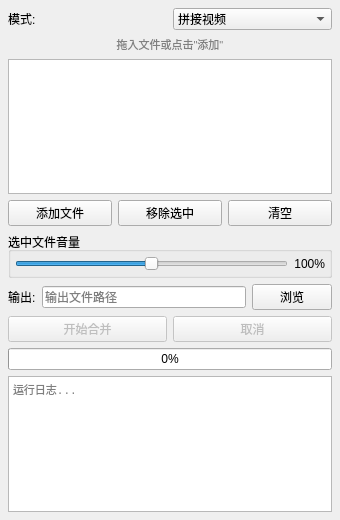
<?xml version="1.0" encoding="UTF-8"?>
<ui version="4.0">
 <class>MergePanel</class>
 <widget class="QWidget" name="MergePanel">
  <property name="geometry">
   <rect><x>0</x><y>0</y><width>340</width><height>520</height></rect>
  </property>
  <property name="windowTitle"><string>合并 / 混音</string></property>
  <layout class="QVBoxLayout" name="mainLayout">
   <property name="margin"><number>8</number></property>
   <property name="spacing"><number>6</number></property>

   <!-- 模式选择 -->
   <item>
    <layout class="QHBoxLayout" name="modeRow">
     <item><widget class="QLabel" name="modeLabel">
      <property name="text"><string>模式:</string></property>
     </widget></item>
     <item><widget class="QComboBox" name="modeCombo">
      <item><property name="text"><string>拼接视频</string></property></item>
      <item><property name="text"><string>音频拼接</string></property></item>
      <item><property name="text"><string>替换音频</string></property></item>
     </widget></item>
    </layout>
   </item>

   <!-- 提示文字 -->
   <item>
    <widget class="QLabel" name="hintLabel">
     <property name="text"><string>拖入文件或点击"添加"</string></property>
     <property name="alignment"><set>Qt::AlignCenter</set></property>
     <property name="styleSheet"><string>color: gray; font-size: 11px;</string></property>
    </widget>
   </item>

   <!-- 文件列表 -->
   <item>
    <widget class="QListWidget" name="fileList">
     <property name="minimumHeight"><number>100</number></property>
     <property name="dragDropMode"><enum>QAbstractItemView::InternalMove</enum></property>
     <property name="defaultDropAction"><enum>Qt::MoveAction</enum></property>
     <property name="selectionMode"><enum>QAbstractItemView::ExtendedSelection</enum></property>
    </widget>
   </item>

   <!-- 文件操作按钮行 -->
   <item>
    <layout class="QHBoxLayout" name="fileButtonRow">
     <item><widget class="QPushButton" name="addFileBtn">
      <property name="text"><string>添加文件</string></property>
     </widget></item>
     <item><widget class="QPushButton" name="removeFileBtn">
      <property name="text"><string>移除选中</string></property>
     </widget></item>
     <item><widget class="QPushButton" name="clearBtn">
      <property name="text"><string>清空</string></property>
     </widget></item>
    </layout>
   </item>

   <!-- 音量组（预留，当前版本隐藏） -->
   <item>
    <widget class="QGroupBox" name="volumeGroup">
     <property name="title"><string>选中文件音量</string></property>
     <property name="visible"><bool>false</bool></property>
     <layout class="QHBoxLayout" name="volumeLayout">
      <property name="margin"><number>4</number></property>
      <item><widget class="QSlider" name="volumeSlider">
       <property name="minimum"><number>0</number></property>
       <property name="maximum"><number>200</number></property>
       <property name="value"><number>100</number></property>
       <property name="orientation"><enum>Qt::Horizontal</enum></property>
      </widget></item>
      <item><widget class="QLabel" name="volumeLabel">
       <property name="text"><string>100%</string></property>
       <property name="minimumWidth"><number>40</number></property>
       <property name="alignment"><set>Qt::AlignRight|Qt::AlignVCenter</set></property>
      </widget></item>
     </layout>
    </widget>
   </item>

   <!-- 输出路径 -->
   <item>
    <layout class="QHBoxLayout" name="outputRow">
     <item><widget class="QLabel" name="outputLabel">
      <property name="text"><string>输出:</string></property>
     </widget></item>
     <item><widget class="QLineEdit" name="outputEdit">
      <property name="placeholderText"><string>输出文件路径</string></property>
     </widget></item>
     <item><widget class="QPushButton" name="browseBtn">
      <property name="text"><string>浏览</string></property>
      <property name="maximumWidth"><number>50</number></property>
     </widget></item>
    </layout>
   </item>

   <!-- 开始 / 取消 -->
   <item>
    <layout class="QHBoxLayout" name="actionRow">
     <item><widget class="QPushButton" name="startBtn">
      <property name="text"><string>开始合并</string></property>
      <property name="enabled"><bool>false</bool></property>
     </widget></item>
     <item><widget class="QPushButton" name="cancelBtn">
      <property name="text"><string>取消</string></property>
      <property name="enabled"><bool>false</bool></property>
     </widget></item>
    </layout>
   </item>

   <!-- 进度条 -->
   <item>
    <widget class="QProgressBar" name="progressBar">
     <property name="value"><number>0</number></property>
     <property name="textVisible"><bool>true</bool></property>
    </widget>
   </item>

   <!-- 日志 -->
   <item>
    <widget class="QTextEdit" name="logEdit">
     <property name="readOnly"><bool>true</bool></property>
     <property name="minimumHeight"><number>80</number></property>
     <property name="placeholderText"><string>运行日志...</string></property>
     <property name="styleSheet"><string>font-size: 11px; font-family: Consolas, monospace;</string></property>
    </widget>
   </item>

  </layout>
 </widget>
 <resources/>
 <connections/>
</ui>
